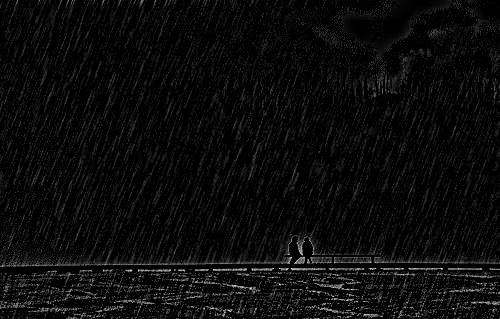
#> input picture K-SVD-py/TestCases/edge.jpg, 500 x 319 px, found by its file name; its folder holds 3 pictures in this run
$ python FormalVersion.py   (older library calls are emulated)
#> lines starting #> are read from the running program, lines starting #| are printed output that depends on the picture
#-------------------------------------------------------------------------------------------------------------------#
#-------------------------------------------------- 0. libraries -------------------------------------------#
#-------------------------------------------------------------------------------------------------------------------#
from time import time
import matplotlib.pyplot as plt
import numpy as np
import scipy as sp
from sklearn.decomposition import MiniBatchDictionaryLearning
from sklearn.feature_extraction.image import extract_patches_2d
from sklearn.feature_extraction.image import reconstruct_from_patches_2d
from sklearn.utils.testing import SkipTest
from sklearn.utils.fixes import sp_version

from math import *
from Functions import *
from PIL import Image
from scipy.misc import imsave
from os import *

import cv2
import math


class Hog_descriptor():
    # [85 lines left out: functions __init__, extract, global_gradient, cell_gradient, get_closest_bins, render_gradient, not called in this run]


#-------------------------------------------------------------------------------------------------------------------#
#-------------------------------------------------- 1. Initial settings. -------------------------------------------#
#-------------------------------------------------------------------------------------------------------------------#

# some of the varias in comments  are for further used
chdir(r"C:\Users\siwei\OneDrive\prp\codeLab\K-SVD-py")
# !! change to the adrress of working file
shape_factor = 16 # !! root factor of pic reading
window_shape = (shape_factor , shape_factor)    # !! Patches' shape
#sigma = 10                 # Noise standard dev.
resize_shape = (window_shape[0]*window_shape[0], window_shape[0]*window_shape[0])  # Resized image's shape
#step = int(shape_factor/2)                # Patches' step
#ratio = 1             # Ratio for the dictionary (training set).
#ksvd_iter = 5              # Number of iterations for the K-SVD
dic_num = 1024
#-------------------------------------------------------------------------------------------------------------------#
#--------------------------------------------------- 2. Image import. ----------------------------------------------#
#-------------------------------------------------------------------------------------------------------------------#

name = r'\edge.jpg'
read_add = r'.\TestCases'
original_image = np.asarray(Image.open(read_add + name).convert('L').resize(resize_shape))
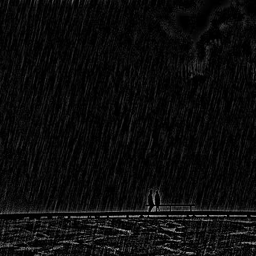
#> original_image: shape (256, 256); min 0, max 185, mean 12.2
learning_image = np.asarray(Image.open(read_add + name).convert('L').resize(resize_shape))

#-------------------------------------------------------------------------------------------------------------------#
#------------------------------------------------- 3. Image processing. --------------------------------------------#
#-------------------------------------------------------------------------------------------------------------------#
face = original_image
# make face as the image imported


# Convert from uint8 representation with values between 0 and 255 to
# a floating point representation with values between 0 and 1.
face = face / 255.0


# downsample for higher speed
# make every 4 pixels into one
# 1 1   ->    4
# 1 1
#old_face = face
#face = face[::2, ::2] + face[1::2, ::2] + face[::2, 1::2] + face[1::2, 1::2]
#face = face / 4.0
height, width = face.shape
#> height = 256; width = 256


#-------------------# we don't need distort------------------------
# Distort the right half of the image
print('Distorting image...')
distorted = face.copy()
#.copy of np is a deep copy
# distorted[:, width // 2:] += 0.075 * np.random.randn(height, width // 2)
#==================================================================


#-------------------------------------------------------------------------------------------------------------------#
#-------------------------------------------------- 4. generate Dictionary. -------------------------------------------#
#-------------------------------------------------------------------------------------------------------------------#
# Extract all patches from theimage
print('Extracting reference patches...')
t0 = time()
patch_size = (shape_factor, shape_factor)
data = extract_patches_2d(distorted[:, :], patch_size)
#data = extract_patches_2d(distorted[:, :width // 2], patch_size)
data = data.reshape(data.shape[0], -1)
print(data.shape)
#| (58081, 256)

data -= np.mean(data, axis=0)
data /= np.std(data, axis=0)
print('done in %.2fs.' % (time() - t0))
print('Learning the dictionary...')

t0 = time()
#> (the run stopped early here; a loop or call above may not have finished)
